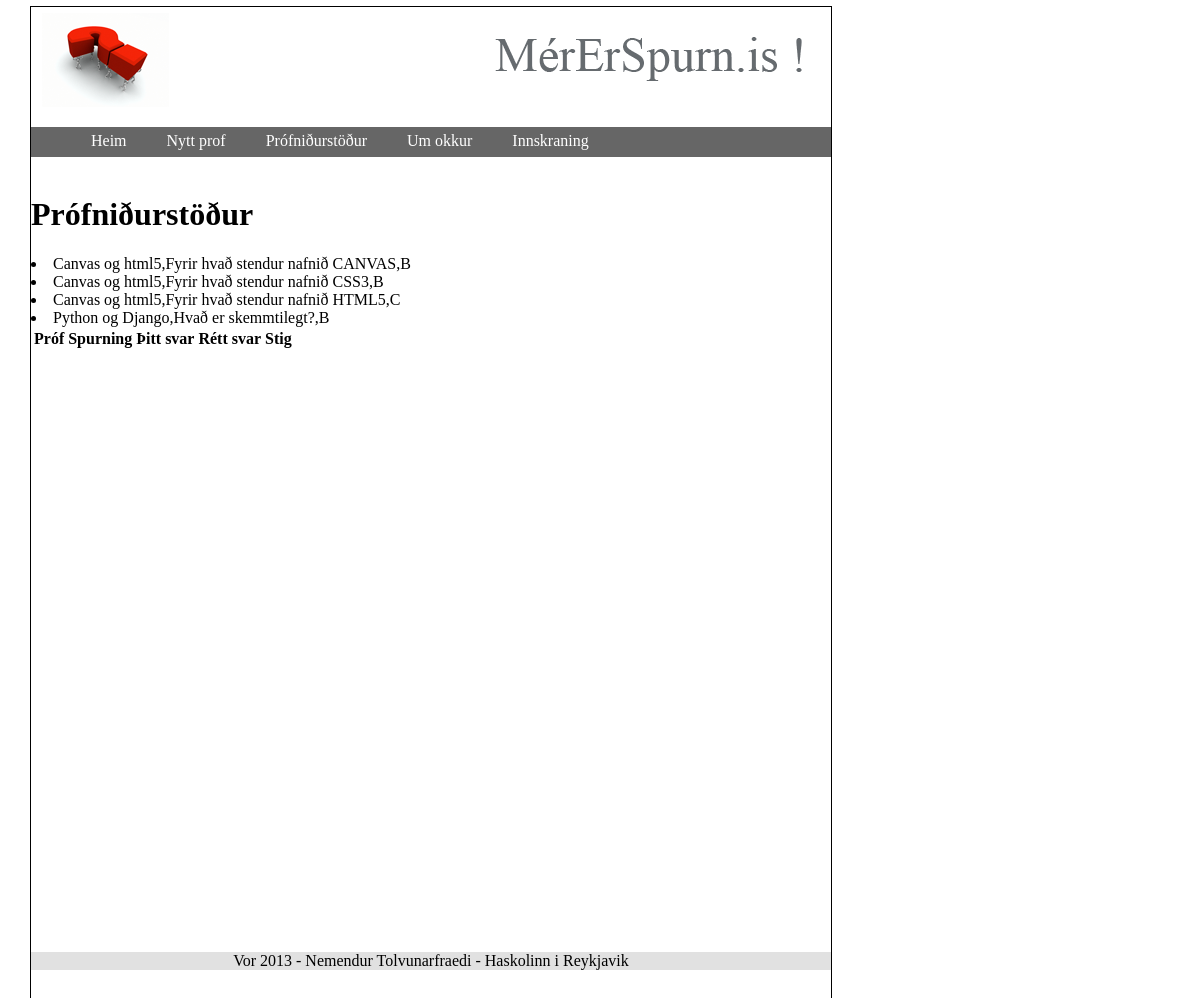
/results (signed in), run on the app's committed database.
### Exams/models.py (models this page shows)
class Exams(models.Model):
    name = models.CharField(max_length= 50)
    date_created = models.DateField(auto_now=True)
    date_opened = models.DateField()
    date_closed = models.DateField()

class Answers(models.Model):
    userID = models.IntegerField()
    exam = models.ForeignKey(Exams)
    questionID = models.IntegerField()
    user_answer = models.CharField(max_length=1)

class Questions(models.Model):
    exam = models.ForeignKey(Exams)
    question = models.CharField(max_length=256)
    answerA = models.CharField(max_length=256)
    answerB = models.CharField(max_length=256)
    answerC = models.CharField(max_length=256)
    answerD = models.CharField(max_length=256)
    correct_answer = models.CharField(max_length=1)

### Exams/views.py (the view)
# urls.py: url(r'results', 'Exams.views.results', name='results'),
@login_required
def results (request):
    u = request.user.id
    all_results = Answers.objects.filter(userID=u)
    all_exams = Exams.objects.all()
    all_questions = Questions.objects.all()
    model = {"resul" : all_results, "exams" : all_exams, "questions" : all_questions}
    return render_to_response("results.html",model)

### MyTestSite/templates/results.html
{% extends 'index.html' %}
{% block content %}
	<h1>Pr&oacute;fni&eth;urst&ouml;&eth;ur</h1>
	<table class="resulttable">
		<tr>
			<th>Próf</th><th>Spurning</th><th>Þitt svar</th><th>Rétt svar</th><th>Stig</th>
		</tr>
	{% for exam in exams %}
		{% for quest in questions %}
			{% for result in resul %}
				{% if exam.id == result.exam_id and quest.id == result.questionID %}<li>{{exam.name}},{{quest.question}},{{result.user_answer}}</li>{% endif %}
			{% endfor %}
		{% endfor %}
	{% endfor %}
	</table>
{% endblock %}

### MyTestSite/templates/scripts/exams.css (style rules this page uses)
body { border: 1px solid black; margin: 6px 30px 6px 30px; position: fixed; width: 800px; height: 1000px; }

### data on the page
Exams: name "Canvas og html5"
Questions: question "Fyrir hvað stendur nafnið CANVAS"
Answers: user_answer "B"
Questions: question "Fyrir hvað stendur nafnið CSS3"
Answers: user_answer "B"
Questions: question "Fyrir hvað stendur nafnið HTML5"
Answers: user_answer "C"
Exams: name "Python og Django"
Questions: question "Hvað er skemmtilegt?"
Answers: user_answer "B"
